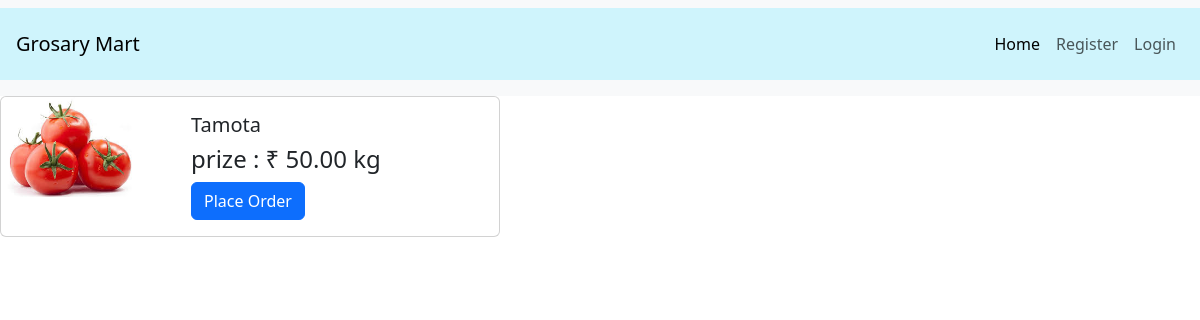
Screenshot of /grosary/grosary-details/1/ with the database file from the repository.
### grosary/models.py (models this page shows, shortened)
class Grosary(models.Model):
    user = models.ForeignKey(User, on_delete=models.CASCADE)
    grosary_name = models.CharField(max_length=20)
    image = models.ImageField(upload_to='profile_picture')
    prize = models.DecimalField(max_digits=10, decimal_places=2)
    create_at = models.DateTimeField(auto_now_add=True)
    update_at = models.DateTimeField(auto_now=True)

### grosary/views.py (the view)
# urls.py: path('grosary-details/<int:id>/', grosary_details),
def grosary_details(request, id):
    mart = Grosary.objects.get(pk=id)
    return render(request, 'grosaries_templates/grosary_details.html', {'grosaries':mart})

### templates/grosaries_templates/grosary_details.html
{% extends 'base.html' %}
{% block content %}
<div class="card mb-3" style="max-width: 500px;">
    <div class="row g-68">
      <div class="col-md-4">
        <img src="{{grosaries.image.url}}" class="img-fluid rounded-start" alt="...">
      </div>
      <div class="col-md-8">
        <div class="card-body">
          <h5 class="card-title">{{grosaries.grosary_name}}</h5>
          <h4 class="card-title">prize :  ₹ {{grosaries.prize}} kg</h4>
          <a href="#" class="btn btn-primary">Place Order</a>
        </div>
      </div>
    </div>
  </div>
{% endblock %}

### rows the page displays
Grosary: image (picture), grosary_name "Tamota", prize "50.00"
